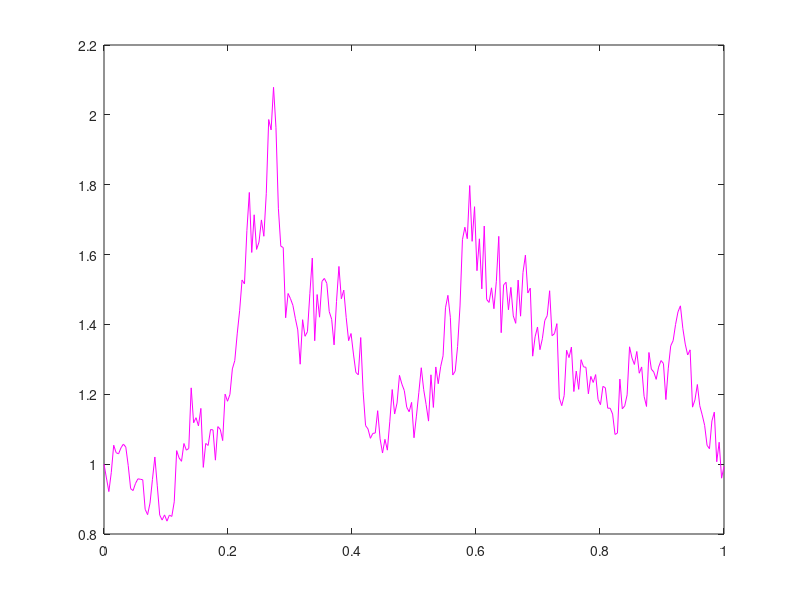

Write the MATLAB code that produced this figure.

randn('state',100)
lambda = .5;                        % problem parameters
mu = 1; 
Xzero = 1;
T = 1; 
N = 2^8; 
dt = 1/N;         

dW = sqrt(dt)*randn(1,N);         % Brownian increments
W = cumsum(dW);                   % discretized Brownian path 

Xtrue = Xzero*exp((lambda-0.5*mu^2)*([dt:dt:T])+mu*W); 
plot([0:dt:T],[Xzero,Xtrue],'m-'), hold on